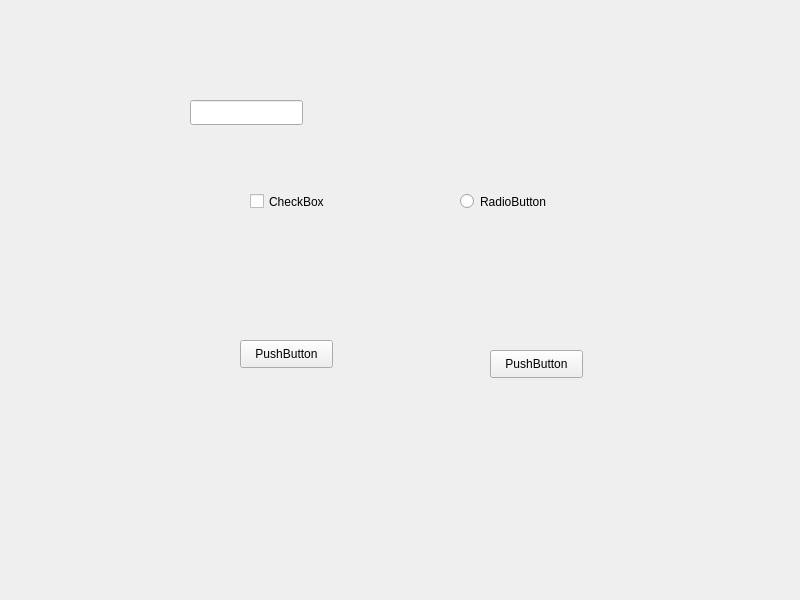
<?xml version="1.0" encoding="UTF-8"?>
<ui version="4.0">
 <class>Widget</class>
 <widget class="QWidget" name="Widget">
  <property name="geometry">
   <rect>
    <x>0</x>
    <y>0</y>
    <width>800</width>
    <height>600</height>
   </rect>
  </property>
  <property name="windowTitle">
   <string>Widget</string>
  </property>
  <widget class="QPushButton" name="pushButton">
   <property name="geometry">
    <rect>
     <x>240</x>
     <y>340</y>
     <width>93</width>
     <height>28</height>
    </rect>
   </property>
   <property name="text">
    <string>PushButton</string>
   </property>
  </widget>
  <widget class="QCheckBox" name="checkBox">
   <property name="geometry">
    <rect>
     <x>250</x>
     <y>190</y>
     <width>98</width>
     <height>23</height>
    </rect>
   </property>
   <property name="text">
    <string>CheckBox</string>
   </property>
  </widget>
  <widget class="QRadioButton" name="radioButton">
   <property name="geometry">
    <rect>
     <x>460</x>
     <y>190</y>
     <width>118</width>
     <height>23</height>
    </rect>
   </property>
   <property name="text">
    <string>RadioButton</string>
   </property>
  </widget>
  <widget class="QPushButton" name="pushButton_2">
   <property name="geometry">
    <rect>
     <x>490</x>
     <y>350</y>
     <width>93</width>
     <height>28</height>
    </rect>
   </property>
   <property name="text">
    <string>PushButton</string>
   </property>
  </widget>
  <widget class="QLineEdit" name="lineEdit">
   <property name="geometry">
    <rect>
     <x>190</x>
     <y>100</y>
     <width>113</width>
     <height>25</height>
    </rect>
   </property>
  </widget>
 </widget>
 <resources/>
 <connections/>
</ui>
